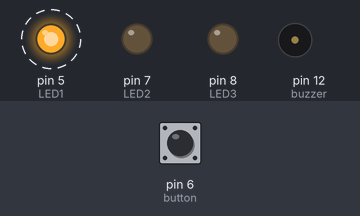
Simulated run of this sketch. Board: Arduino Uno, built with avr-gcc and run on an emulated ATmega328P. On the bench: output pins drawn as LEDs (lit = HIGH), buzzer (waves = sounding, pin HIGH). Dashed ring = blinking. The test bench sets the inputs (shaded band); at power-on: pin 6 (button) HIGH.

Above: at 4.8 s.
4.9 s: pin 6 (button) pulled LOW for 2.35 s
At 5.8 s:
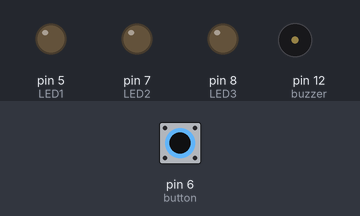
At 26.8 s:
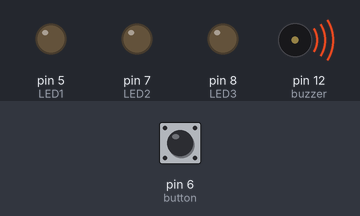
Timing chart, 0 to 30.5 s (numbered marks = the images above; inputs shaded):
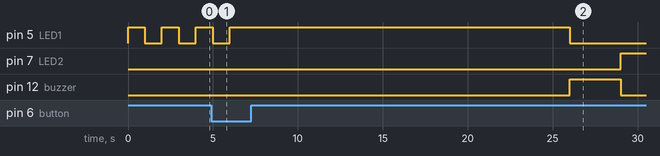

The sketch:

StopLight.ino
```cpp
/*
    Andrew Vue & Emmanuel Segura
    10/9/21
    Microprocessors II
      This lab is to design a controller for traffic lights that face one traffic direction. There are three
      colors of lights, represented with Red, Yellow, Green LEDs. The traffic lights operate in the
      following patterns:
      (1) At the start of the system (power up), the Red light flashes (1-second on then 1-second
          off) until a button is pressed
      (2) The Red light stays on for 20 seconds before the Green light is turned on
      (3) The Green light stays on for 20 seconds before switching the Yellow light on
      (4) The Yellow light stays on for 3 seconds before switching back to Red light
      (5) The R-G-Y pattern continues until the system is powered off
      (6) An active buzzer beeps for 3 seconds before a light is changed
    Notes:
    - An input pin behaves like a voltmeter returning HIGH/LOW. An input pin is read by digitalRead()...
    - An output pin provides HIGH/LOW w/the digitalWrite() function...
    - When transitioning from "BLINK" state to "R-G-Y" state, hold down push-button for arduino to register (there is no debouncing).
*/

//Global Variables
int LED1 = 5;         // red LED
int LED2 = 7;         // green LED
int LED3 = 8;         // yellow LED
int button = 6;       // push button
int buzzer = 12;      // active buzzer

bool goBlink; // led blink mode
int ledState = HIGH; // state of led


void setup() {

// initialize button and led pins

  pinMode(LED1, OUTPUT);
  pinMode(button, INPUT_PULLUP);
  pinMode(LED2, OUTPUT);
  pinMode(LED3, OUTPUT);
  pinMode(buzzer,OUTPUT);
  goBlink = true;
}

void loop() {

  if(digitalRead(button) == LOW){
    goBlink = false;
  }

  // Initialize with goBlink as true
  if(goBlink == true){
    digitalWrite(LED1, ledState);
    delay(1000);
    digitalWrite(LED1, !ledState);
    delay(1000);
  }

  if(goBlink == false){
    digitalWrite(LED1, HIGH);     // Red Light stays on for 20s
    delay(20000);
    digitalWrite(LED1, LOW);      // Red->Green
    digitalWrite(buzzer, HIGH);   // buzzer ON for 3s
    delay(3000);
    digitalWrite(buzzer, LOW);
    digitalWrite(LED2, HIGH);     // Green LED stays on for 20s
    delay(20000);
    digitalWrite(LED2, LOW);      // Green -> Yellow
    digitalWrite(buzzer, HIGH);
    delay(3000);
    digitalWrite(buzzer, LOW);
    digitalWrite(LED3, HIGH);     // Yellow LED stays on for 3s
    delay (3000);
    digitalWrite(LED3, LOW);
    digitalWrite(buzzer, HIGH);
    delay(3000);
    digitalWrite(buzzer, LOW);
  //R-G-Y system repeats until Arduino is off
  }

}
```

Measured:
- after the input at 4.9 s, pin 7 (LED2): LOW → HIGH after 24.1 s; pin 12 (buzzer): LOW → HIGH after 21.1 s, → LOW 3.0 s later
